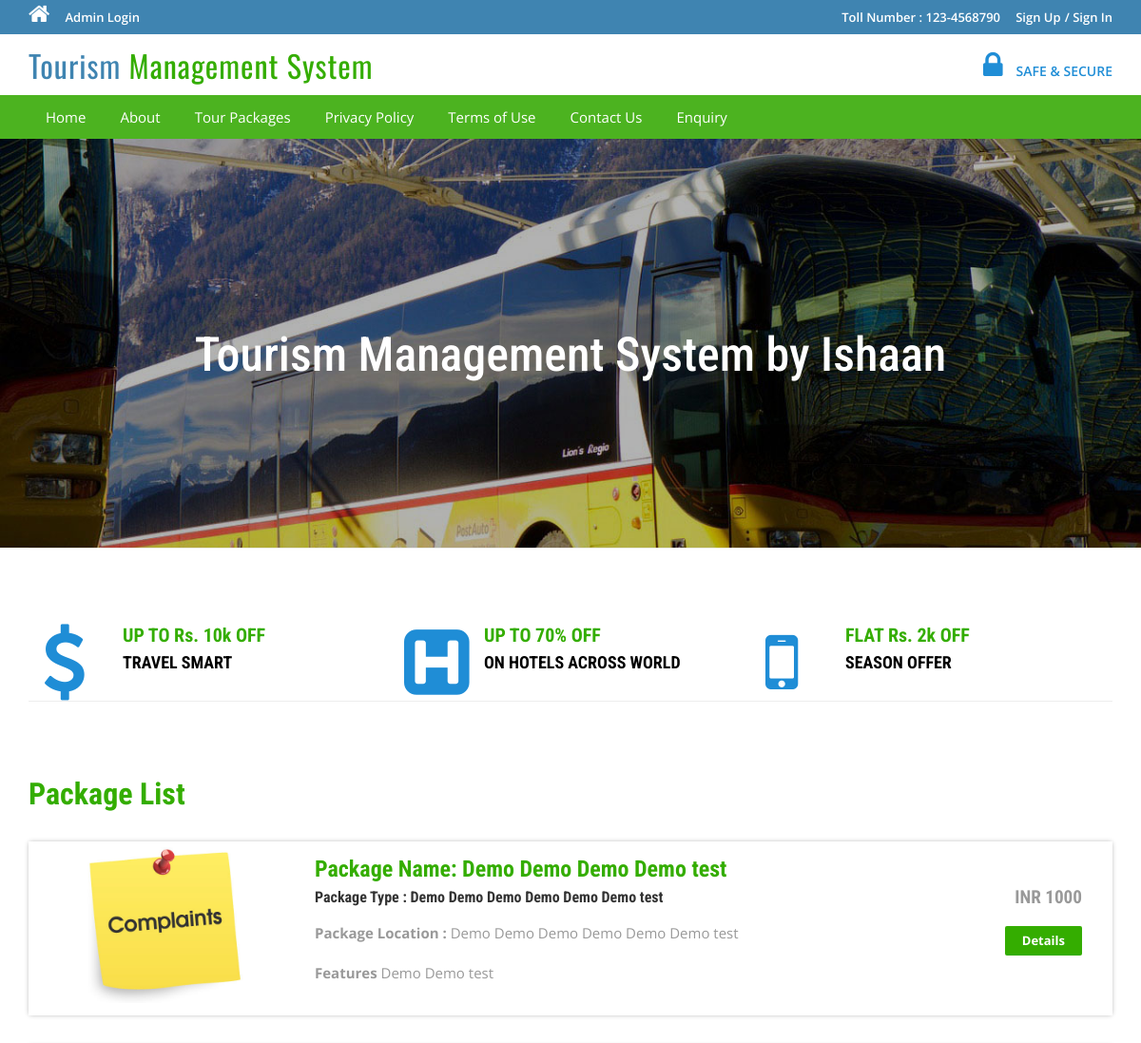
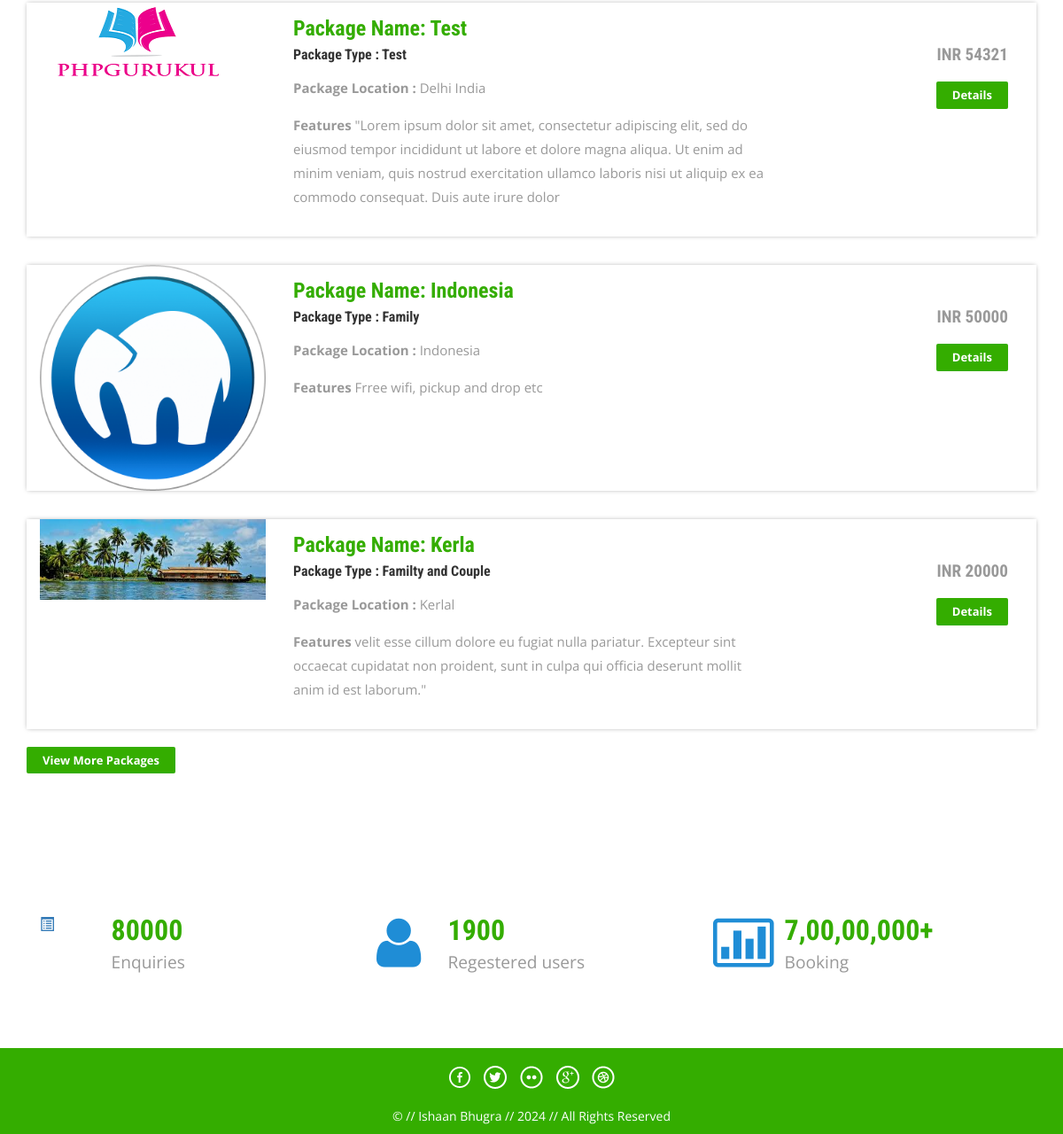
Screenshot of /tms/index.php with the database file from the repository (2 pictures, top to bottom).
### tables this page shows
CREATE TABLE `tbltourpackages` (
  `PackageId` int(11) NOT NULL,
  `PackageName` varchar(200) DEFAULT NULL,
  `PackageType` varchar(150) DEFAULT NULL,
  `PackageLocation` varchar(100) DEFAULT NULL,
  `PackagePrice` int(11) DEFAULT NULL,
  `PackageFetures` varchar(255) DEFAULT NULL,
  `PackageDetails` mediumtext DEFAULT NULL,
  `PackageImage` varchar(100) DEFAULT NULL,
  `Creationdate` timestamp NULL DEFAULT current_timestamp(),
  `UpdationDate` timestamp NULL DEFAULT NULL ON UPDATE current_timestamp()
);

### tms/index.php (the view, shortened to what this page needs)
<?php
include('includes/config.php');
?>
<!DOCTYPE HTML>
<html>
<head>
<link href="css/bootstrap.css" rel='stylesheet' type='text/css' />
<link href="css/style.css" rel='stylesheet' type='text/css' />
<link href="css/font-awesome.css" rel="stylesheet">
<link href="css/animate.css" rel="stylesheet" type="text/css" media="all">
</head>
<body>
<?php include('includes/header.php');?>
<div class="banner">
	<div class="container">
		<h1 class="wow zoomIn animated animated" data-wow-delay=".5s" style="visibility: visible; animation-delay: 0.5s; animation-name: zoomIn;">Tourism Management System by Ishaan</h1>
	</div>
</div>
<div class="container">
	<div class="rupes">
		<div class="col-md-4 rupes-left wow fadeInDown animated animated" data-wow-delay=".5s" style="visibility: visible; animation-delay: 0.5s; animation-name: fadeInDown;">
			<div class="rup-left">
				<a href="offers.html"><i class="fa fa-usd"></i></a>
			</div>
			<div class="rup-rgt">
				<h3>UP TO Rs. 10k OFF</h3>
				<h4><a href="offers.html">TRAVEL SMART</a></h4>
			</div>
				<div class="clearfix"></div>
		</div>
		<div class="col-md-4 rupes-left wow fadeInDown animated animated" data-wow-delay=".5s" style="visibility: visible; animation-delay: 0.5s; animation-name: fadeInDown;">
			<div class="rup-left">
				<a href="offers.html"><i class="fa fa-h-square"></i></a>
			</div>
			<div class="rup-rgt">
				<h3>UP TO 70% OFF</h3>
				<h4><a href="offers.html">ON HOTELS ACROSS WORLD</a></h4>
			</div>
				<div class="clearfix"></div>
		</div>
		<div class="col-md-4 rupes-left wow fadeInDown animated animated" data-wow-delay=".5s" style="visibility: visible; animation-delay: 0.5s; animation-name: fadeInDown;">
			<div class="rup-left">
				<a href="offers.html"><i class="fa fa-mobile"></i></a>
			</div>
			<div class="rup-rgt">
				<h3>FLAT Rs. 2k OFF</h3>
				<h4><a href="offers.html">SEASON OFFER</a></h4>
			</div>
				<div class="clearfix"></div>
		</div>
	</div>
</div>
<div class="container">
	<div class="holiday">
	<h3>Package List</h3>
<?php $sql = "SELECT * from tbltourpackages order by rand() limit 4";
$query = $dbh->prepare($sql);
$query->execute();
$results=$query->fetchAll(PDO::FETCH_OBJ);
if($query->rowCount() > 0)
{
foreach($results as $result)
{	?>
			<div class="rom-btm">
				<div class="col-md-3 room-left wow fadeInLeft animated" data-wow-delay=".5s">
					<img src="admin/pacakgeimages/<?php echo htmlentities($result->PackageImage);?>" class="img-responsive" alt="">
				</div>
				<div class="col-md-6 room-midle wow fadeInUp animated" data-wow-delay=".5s">
					<h4>Package Name: <?php echo htmlentities($result->PackageName);?></h4>
					<h6>Package Type : <?php echo htmlentities($result->PackageType);?></h6>
					<p><b>Package Location :</b> <?php echo htmlentities($result->PackageLocation);?></p>
					<p><b>Features</b> <?php echo htmlentities($result->PackageFetures);?></p>
				</div>
				<div class="col-md-3 room-right wow fadeInRight animated" data-wow-delay=".5s">
					<h5>INR <?php echo htmlentities($result->PackagePrice);?></h5>
					<a href="package-details.php?pkgid=<?php echo htmlentities($result->PackageId);?>" class="view">Details</a>
				</div>
				<div class="clearfix"></div>
			</div>
<?php }} ?>
<div><a href="package-list.php" class="view">View More Packages</a></div>
</div>
	</div>
<div class="routes">
	<div class="container">
		<div class="col-md-4 routes-left wow fadeInRight animated" data-wow-delay=".5s">
			<div class="rou-left">
				<a href="#"><i class="glyphicon glyphicon-list-alt"></i></a>
			</div>
			<div class="rou-rgt wow fadeInDown animated" data-wow-delay=".5s">
				<h3>80000</h3>
				<p>Enquiries</p>
			</div>
				<div class="clearfix"></div>
		</div>
		<div class="col-md-4 routes-left">
			<div class="rou-left">
				<a href="#"><i class="fa fa-user"></i></a>
			</div>
			<div class="rou-rgt">
				<h3>1900</h3>
				<p>Regestered users</p>
			</div>
				<div class="clearfix"></div>
		</div>
		<div class="col-md-4 routes-left wow fadeInRight animated" data-wow-delay=".5s">
			<div class="rou-left">
				<a href="#"><i class="fa fa-ticket"></i></a>
			</div>
			<div class="rou-rgt">
				<h3>7,00,00,000+</h3>
				<p>Booking</p>
			</div>
				<div class="clearfix"></div>
		</div>
		<div class="clearfix"></div>
	</div>
</div>
<?php include('includes/footer.php');?>
</body>
</html>

### tms/css/style.css (style rules this page uses)
html, body { font-size: 100%; background: #fff; font-family: 'Open Sans', sans-serif; }
body a,.grid_1,plan_1,plan_1.one,plan_1.two,i.icon1, i.icon2, i.icon3, i.icon4, i.icon5, i.icon6 { transition:0.5s all; -webkit-transition:0.5s all; -moz-transition:0.5s all; -o-transition:0.5s all; -ms-transition:0.5s all; }
h1,h2,h3,h4,h5,h6 { margin:0; font-family: 'Roboto Condensed', sans-serif; }
p { margin:0; }
.banner { background: url(../images/3.jpg)no-repeat; background-size: cover; -webkit-background-size: cover; -o-background-size: cover; -ms-background-size: cover; -moz-background-size: cover; min-height: 430px; }
.banner h1 { font-size: 50px; margin-bottom: 40px; padding: 4em 0 0; text-align: center; color: #ffffff; }
.rup-left { float: left; width: 24%; }
.rup-rgt { float: left; width: 76%; }
.rupes { padding: 5em 0; border-top: 1px solid rgba(236, 236, 236, 0.9); border-bottom: 1px solid rgba(236, 236, 236, 0.9); }
i.fa.fa-usd { font-size: 5em; color: #1f8dd6; }
i.fa.fa-h-square { font-size: 5em; color: #1f8dd6; }
i.fa.fa-mobile { font-size:5em; color: #1f8dd6; }
.rupes h3 { font-size: 20px; color: #34ad00; font-weight: 700; }
.rupes h4 { font-size: 18px; margin: 8px 0; font-weight: 700; }
.rupes h4 a { color: #000000; }
.rup-left a { display: inline-block; }
.routes { padding: 5em 0; }
.rou-left { float: left; width: 23%; }
.rou-rgt { float: left; width: 70%; }
i.fa.fa-truck,i.fa.fa-user,i.fa.fa-ticket { font-size: 4em; color:#1f8dd6; }
.routes h3 { font-size: 2em; font-weight: 700; color: #34ad00; }
.routes p { font-size: 1.2em; color: #999; line-height: 1.8em; }
.holiday { padding: 5em 0; }
.holiday h3 { font-size: 2em; font-weight: 700; color: #34ad00; }
.holiday p { font-size: 1.2em; line-height: 1.8em; margin: 1em 0; color: #999; }
a.view { padding: 6px 18px; font-weight: 700; color: #fff; background-color: #34ad00; border: 0; font-size: 13px; border-radius: 2px; -webkit-transition: all .2s; -moz-transition: all .2s; transition: all .2s; margin-top: 20px; display: inline-block; }
.rom-btm { margin-top: 2em; box-shadow: 0px 0px 5px -1px rgba(0, 0, 0, 0.37); }
.rom-btm h4 { font-size: 1.5em; font-weight: 700; color: #34ad00; }
.rom-btm p { font-size: 15px; color: #999; }
.rom-btm h6 { font-size: 1em; font-weight: 700; margin: 0.5em 0; }
.room-right { text-align: right; padding: 3em 2em; }
.room-midle { padding: 1em; }
.rom-btm h5 { font-size: 1.2em; font-weight: 700; color: #999; }
.glyphicon { position: relative; top: 1px; display: inline-block; font-family: 'Glyphicons Halflings'; font-style: normal; font-weight: normal; line-height: 1; -webkit-font-smoothing: antialiased; -moz-osx-font-smoothing: grayscale; }

### rows the page displays
tbltourpackages: PackageImage (picture), PackageName "Demo Demo Demo Demo test", PackageType "Demo Demo Demo Demo Demo Demo test", PackageLocation "Demo Demo Demo Demo Demo Demo test", PackageFetures "Demo Demo test", PackagePrice "1000"
tbltourpackages: PackageImage (picture), PackageName "Test", PackageType "Test", PackageLocation "Delhi India", PackageFetures "\"Lorem ipsum dolor sit amet, consectetur adipiscing elit, sed do eiusmod tempor incididunt ut labore et dolore magna aliqua. Ut enim ad minim veniam, quis nostrud exercitation ullamco laboris nisi ut aliquip ex ea commodo consequat. Duis aute irure dolor", PackagePrice "54321"
tbltourpackages: PackageImage (picture), PackageName "Indonesia", PackageType "Family", PackageLocation "Indonesia", PackageFetures "Frree wifi, pickup and drop etc", PackagePrice "50000"
tbltourpackages: PackageImage (picture), PackageName "Kerla", PackageType "Familty and Couple", PackageLocation "Kerlal", PackageFetures "velit esse cillum dolore eu fugiat nulla pariatur. Excepteur sint occaecat cupidatat non proident, sunt in culpa qui officia deserunt mollit anim id est laborum.\"", PackagePrice "20000"
